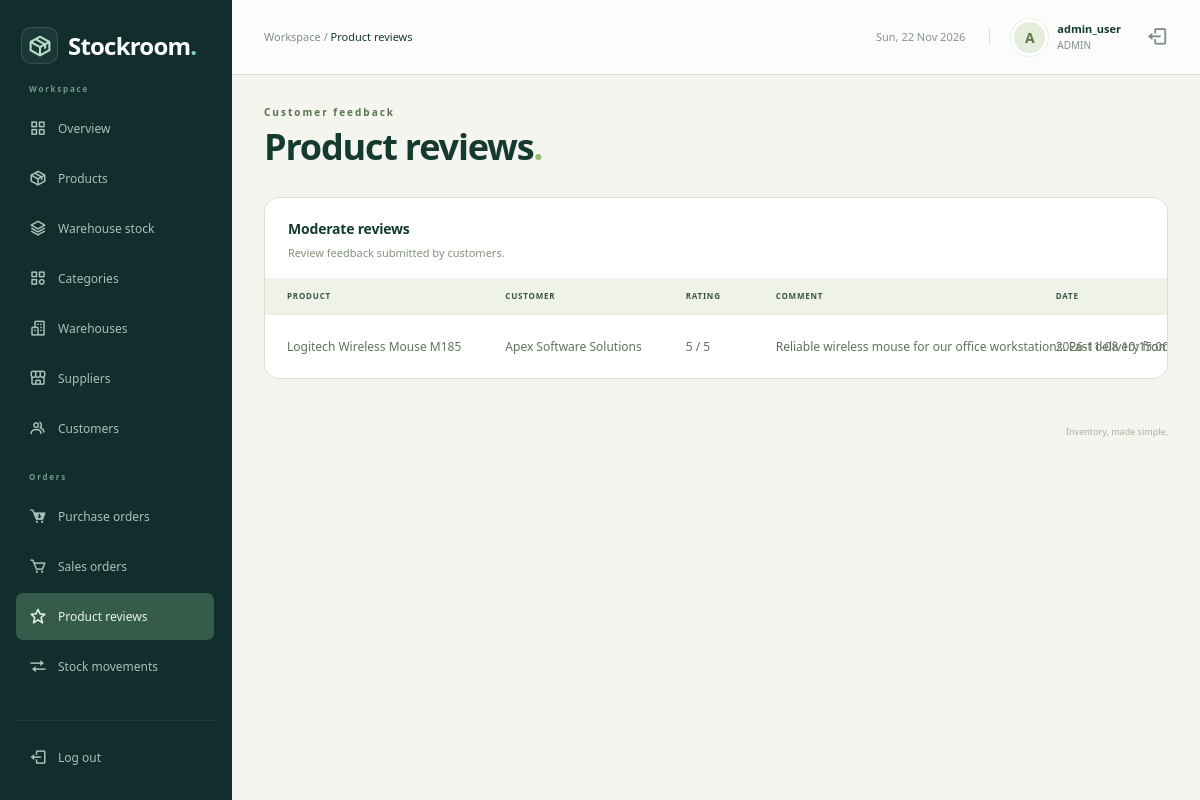
Screenshot of /admin/reviews.php (signed in) with the database file from the repository.
### tables this page shows
CREATE TABLE `users` (
  `user_id` int NOT NULL,
  `username` varchar(50) NOT NULL,
  `email` varchar(100) NOT NULL,
  `password_hash` varchar(255) NOT NULL,
  `role` enum('ADMIN','MANAGER','STAFF','CUSTOMER') NOT NULL DEFAULT 'STAFF',
  `customer_id` int DEFAULT NULL,
  `is_active` tinyint(1) NOT NULL DEFAULT '1',
  `created_at` timestamp NULL DEFAULT CURRENT_TIMESTAMP
);

CREATE TABLE `product_reviews` (
  `review_id` int NOT NULL,
  `product_id` int NOT NULL,
  `customer_id` int NOT NULL,
  `rating` tinyint NOT NULL,
  `comment` text,
  `created_at` timestamp NULL DEFAULT CURRENT_TIMESTAMP
);

CREATE TABLE `products` (
  `product_id` int NOT NULL,
  `sku` varchar(50) NOT NULL,
  `barcode` varchar(100) DEFAULT NULL,
  `product_name` varchar(200) NOT NULL,
  `brand` varchar(100) DEFAULT NULL,
  `category_id` int DEFAULT NULL,
  `preferred_supplier_id` int DEFAULT NULL,
  `unit_of_measure` varchar(20) NOT NULL DEFAULT 'pcs',
  `cost_price` decimal(12,2) NOT NULL DEFAULT '0.00',
  `selling_price` decimal(12,2) NOT NULL DEFAULT '0.00',
  `tax_rate` decimal(5,2) NOT NULL DEFAULT '0.00',
  `reorder_point` int NOT NULL DEFAULT '10',
  `reorder_quantity` int NOT NULL DEFAULT '50',
  `product_image` varchar(255) DEFAULT 'uploads/products/default.png',
  `specifications` text,
  `warranty_period` varchar(100) DEFAULT '1 Year Official Warranty',
  `is_featured` tinyint(1) NOT NULL DEFAULT '0',
  `is_active` tinyint(1) NOT NULL DEFAULT '1',
  `created_at` timestamp NULL DEFAULT CURRENT_TIMESTAMP,
  `updated_at` timestamp NULL DEFAULT CURRENT_TIMESTAMP ON UPDATE CURRENT_TIMESTAMP
);

CREATE TABLE `customers` (
  `customer_id` int NOT NULL,
  `customer_name` varchar(150) NOT NULL,
  `email` varchar(150) DEFAULT NULL,
  `phone` varchar(30) DEFAULT NULL,
  `shipping_address` text,
  `created_at` timestamp NULL DEFAULT CURRENT_TIMESTAMP
);

### includes/auth.php (called while the page is built, shortened)
<?php
require_once __DIR__ . '/../config/db.php';
$user_id = $_SESSION['user_id'];
$sql = "SELECT user_id, username, role, customer_id FROM users WHERE user_id=$user_id AND is_active=1";
$users = mysqli_query($conn, $sql);
$account = mysqli_fetch_assoc($users);

### admin/reviews.php (the view, shortened to what this page needs)
<?php
require_once __DIR__ . '/../includes/auth.php';
require_once __DIR__ . '/../config/db.php';
$pageTitle = 'Product reviews';
$reviews = mysqli_query($conn, 'SELECT r.review_id,r.rating,r.comment,r.created_at,p.product_name,c.customer_name FROM product_reviews r JOIN products p ON p.product_id=r.product_id JOIN customers c ON c.customer_id=r.customer_id ORDER BY r.created_at DESC');
include __DIR__ . '/../includes/workspace.php';
?>
<section class="surface records-surface"><div class="section-heading"><div><h2>Moderate reviews</h2><p>Review feedback submitted by customers.</p></div></div>
<div class="table-responsive"><table class="table inventory-table records-table"><thead><tr><th>Product</th><th>Customer</th><th>Rating</th><th>Comment</th><th>Date</th><th>Action</th></tr></thead><tbody>
<?php while ($review = mysqli_fetch_assoc($reviews)) { ?><tr><td><?php echo htmlspecialchars($review['product_name']); ?></td><td><?php echo htmlspecialchars($review['customer_name']); ?></td><td><?php echo $review['rating']; ?> / 5</td><td><?php echo htmlspecialchars($review['comment']); ?></td><td><?php echo htmlspecialchars($review['created_at']); ?></td></tr><?php } ?>
</tbody></table></div><?php if (mysqli_num_rows($reviews) == 0) { ?><p class="empty-state">No reviews to moderate.</p><?php } ?></section>
<?php include __DIR__ . '/../includes/end.php'; ?>

### includes/topbar.php (shortened to what this page needs)
<header class="topbar">
    <div class="d-flex align-items-center gap-3">
        <span class="breadcrumb-label">Workspace / <strong><?php echo htmlspecialchars($pageTitle); ?></strong></span>
    </div>
    <div class="topbar-account">
        <span class="topbar-date"><?php echo date('D, d M Y'); ?></span>
        <a class="account-link" href="dashboard.php">
            <span class="avatar"><?php echo htmlspecialchars(substr($account['username'], 0, 1)); ?></span>
            <div><strong><?php echo htmlspecialchars($account['username']); ?></strong><small><?php echo htmlspecialchars($account['role']); ?></small></div>
        </a>
        <a href="logout.php" class="topbar-logout" aria-label="Log out"><i class="bx bx-log-out" aria-hidden="true"></i></a>
    </div>
</header>

### assets/css/admin.css (style rules this page uses)
:root { --navy: #142c38; --teal: #137e73; --ink: #213640; --muted: #74818b; --line: #e7ecef; }
* { box-sizing: border-box; }
body { margin: 0; font-family: 'Segoe UI', Arial, sans-serif; font-size: 14px; color: var(--ink); background: #f5f7f9; }
a { text-decoration: none; }
button, a, input { -webkit-tap-highlight-color: transparent; }
.topbar { height: 82px; margin-left: 240px; padding: 0 38px; background: #fff; border-bottom: 1px solid var(--line); display: flex; align-items: center; justify-content: space-between; gap: 15px; }
.breadcrumb-label { color: var(--muted); font-size: 13px; }
.breadcrumb-label strong { color: var(--ink); font-weight: 500; }
.topbar-account { display: flex; align-items: center; gap: 11px; }
.topbar-account strong { display: block; font-weight: 600; font-size: 13px; }
.topbar-account small { color: var(--muted); font-size: 11px; display: block; }
.avatar { display: inline-grid; place-items: center; width: 37px; height: 37px; border-radius: 50%; background: #e2f1eb; color: #287864; font-weight: 700; text-transform: uppercase; }
.topbar-logout { color: var(--muted); font-size: 22px; margin-left: 14px; }
.inventory-table { font-size: 12px; margin-bottom: 0; }
.inventory-table thead th { color: #7c8991; font-size: 10px; text-transform: uppercase; letter-spacing: .6px; font-weight: 600; background: #fafbfc; padding: 13px 22px; border-color: var(--line); white-space: nowrap; }
.inventory-table td { padding: 20px 22px; border-color: var(--line); vertical-align: middle; color: #61727d; }
.inventory-table tr:last-child td { border: 0; }

### assets/css/dashboard.css (style rules this page uses)
.workspace-page { --navy: #112e2d; --teal: #278575; --ink: #243c39; --muted: #7f8d89; --line: #e6ebe7; background: #f5f6f3; }
.workspace-page .topbar { margin-left: 232px; height: 75px; padding: 0 32px; background: #ffffffc9; }
.workspace-page .breadcrumb-label { font-size: 11px; }
.topbar-date { color: #83938a; font-size: 11px; padding-right: 24px; border-right: 1px solid var(--line); margin-right: 10px; }
.account-link { display: flex; gap: 9px; align-items: center; color: var(--ink); }
.workspace-page .avatar { background: #e5eddd; color: #617447; border: 3px solid #fff; outline: 1px solid #e9eee7; }
.workspace-page .topbar-account strong { font-size: 11px; }
.workspace-page .topbar-account small { font-size: 10px; }
.surface { background: #fff; border: 1px solid var(--line); border-radius: 12px; min-width: 0; }
.section-heading { display: flex; align-items: center; justify-content: space-between; gap: 15px; padding: 23px 23px 17px; }
.section-heading h2 { font-size: 14px; font-weight: 650; margin: 0 0 7px; letter-spacing: -.2px; }
.section-heading p { font-size: 10px; color: #92a095; margin: 0; }
.workspace-page .inventory-table { font-size: 10px; }
.workspace-page .inventory-table thead th { background: #f8faf6; color: #9aa593; border-color: #edf0e9; font-size: 8px; padding: 12px 22px; letter-spacing: .8px; }
.workspace-page .inventory-table td { padding: 16px 22px; border-color: #eff2eb; color: #748270; }
.records-table { min-width: 700px; }
.workspace-page .records-table td { max-width: 280px; min-width: 90px; overflow-wrap: anywhere; font-size: 11px; line-height: 1.6; }
.workspace-page .records-table th { font-size: 9px; }
.workspace-page .records-table { width: max-content; min-width: 100%; }
.workspace-page .table-responsive { position: relative; }
.workspace-page .records-table td { white-space: nowrap; overflow-wrap: normal; font-size: 12px; color: #5f745b; }
.section-heading p { font-size: 11px; color: #84927d; }

### assets/css/modules.css (style rules this page uses)
.records-surface { margin-bottom: 1.5rem; }
.records-table td { vertical-align:middle; }
.workspace-page { --ink: #153a30; --line: #d9dfd3; background: #f4f5ef; }
.workspace-page .records-surface { border-radius: 15px; border: 1px solid var(--line); overflow: hidden; }
.workspace-page .records-table thead th { background: #eef2e8; color: #3c5447; }

### rows the page displays
users: username "A", username "admin_user", role "ADMIN"
product_reviews: product.product_name "Logitech Wireless Mouse M185", customer.customer_name "Apex Software Solutions", rating "5", comment "Reliable wireless mouse for our office workstations. Fast delivery…", created_at "2026-11-08…"

### other values shown
$pageTitle "Product reviews"
$section "Customer feedback"
